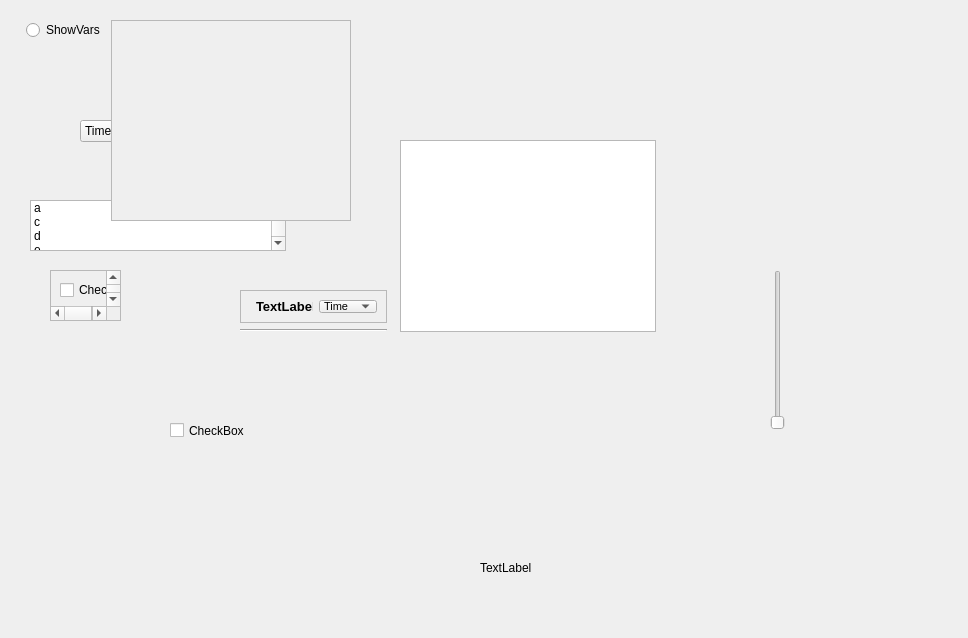
<?xml version="1.0" encoding="UTF-8"?>
<ui version="4.0">
 <class>Form</class>
 <widget class="QWidget" name="Form">
  <property name="geometry">
   <rect>
    <x>0</x>
    <y>0</y>
    <width>968</width>
    <height>638</height>
   </rect>
  </property>
  <property name="windowTitle">
   <string>Form</string>
  </property>
  <widget class="QListWidget" name="listWidget">
   <property name="geometry">
    <rect>
     <x>30</x>
     <y>200</y>
     <width>256</width>
     <height>51</height>
    </rect>
   </property>
   <item>
    <property name="text">
     <string>a</string>
    </property>
   </item>
   <item>
    <property name="text">
     <string>c</string>
    </property>
   </item>
   <item>
    <property name="text">
     <string>d</string>
    </property>
   </item>
   <item>
    <property name="text">
     <string>e</string>
    </property>
   </item>
   <item>
    <property name="text">
     <string>f</string>
    </property>
   </item>
   <item>
    <property name="text">
     <string>b</string>
    </property>
   </item>
  </widget>
  <widget class="QTableWidget" name="tableWidget">
   <property name="geometry">
    <rect>
     <x>400</x>
     <y>140</y>
     <width>256</width>
     <height>192</height>
    </rect>
   </property>
  </widget>
  <widget class="QScrollArea" name="scrollArea_2">
   <property name="geometry">
    <rect>
     <x>50</x>
     <y>270</y>
     <width>71</width>
     <height>51</height>
    </rect>
   </property>
   <property name="widgetResizable">
    <bool>true</bool>
   </property>
   <widget class="QWidget" name="scrollAreaWidgetContents_2">
    <property name="geometry">
     <rect>
      <x>0</x>
      <y>-23</y>
      <width>56</width>
      <height>72</height>
     </rect>
    </property>
    <layout class="QVBoxLayout" name="verticalLayout_2">
     <item>
      <widget class="QCheckBox" name="checkBox">
       <property name="text">
        <string>CheckBox</string>
       </property>
      </widget>
     </item>
     <item>
      <widget class="QCheckBox" name="checkBox_4">
       <property name="text">
        <string>CheckBox</string>
       </property>
      </widget>
     </item>
     <item>
      <widget class="QCheckBox" name="checkBox_3">
       <property name="text">
        <string>CheckBox</string>
       </property>
      </widget>
     </item>
     <item>
      <widget class="QCheckBox" name="checkBox_2">
       <property name="text">
        <string>CheckBox</string>
       </property>
      </widget>
     </item>
    </layout>
   </widget>
  </widget>
  <widget class="QComboBox" name="comboBox">
   <property name="geometry">
    <rect>
     <x>80</x>
     <y>120</y>
     <width>121</width>
     <height>22</height>
    </rect>
   </property>
   <item>
    <property name="text">
     <string>Time</string>
    </property>
   </item>
   <item>
    <property name="text">
     <string>Power</string>
    </property>
   </item>
  </widget>
  <widget class="QWidget" name="layoutWidget">
   <property name="geometry">
    <rect>
     <x>20</x>
     <y>20</y>
     <width>331</width>
     <height>201</height>
    </rect>
   </property>
   <layout class="QHBoxLayout" name="horizontalLayout_2">
    <item>
     <layout class="QVBoxLayout" name="verticalLayout">
      <item>
       <layout class="QHBoxLayout" name="horizontalLayout" stretch="0,0">
        <item>
         <widget class="QWidget" name="widget_2" native="true">
          <property name="sizePolicy">
           <sizepolicy hsizetype="Preferred" vsizetype="Preferred">
            <horstretch>19</horstretch>
            <verstretch>0</verstretch>
           </sizepolicy>
          </property>
         </widget>
        </item>
        <item>
         <widget class="QRadioButton" name="radioButton">
          <property name="sizePolicy">
           <sizepolicy hsizetype="Minimum" vsizetype="Fixed">
            <horstretch>1</horstretch>
            <verstretch>0</verstretch>
           </sizepolicy>
          </property>
          <property name="text">
           <string>ShowVars</string>
          </property>
         </widget>
        </item>
       </layout>
      </item>
      <item>
       <widget class="QWidget" name="widget" native="true">
        <property name="sizePolicy">
         <sizepolicy hsizetype="Preferred" vsizetype="Preferred">
          <horstretch>0</horstretch>
          <verstretch>20</verstretch>
         </sizepolicy>
        </property>
       </widget>
      </item>
     </layout>
    </item>
    <item>
     <widget class="QScrollArea" name="scrollArea">
      <property name="widgetResizable">
       <bool>true</bool>
      </property>
      <widget class="QWidget" name="scrollAreaWidgetContents">
       <property name="geometry">
        <rect>
         <x>0</x>
         <y>0</y>
         <width>271</width>
         <height>197</height>
        </rect>
       </property>
      </widget>
     </widget>
    </item>
   </layout>
  </widget>
  <widget class="QCheckBox" name="checkBox_5">
   <property name="geometry">
    <rect>
     <x>170</x>
     <y>380</y>
     <width>251</width>
     <height>101</height>
    </rect>
   </property>
   <property name="text">
    <string>CheckBox</string>
   </property>
  </widget>
  <widget class="QLabel" name="label">
   <property name="geometry">
    <rect>
     <x>480</x>
     <y>560</y>
     <width>111</width>
     <height>16</height>
    </rect>
   </property>
   <property name="text">
    <string>TextLabel</string>
   </property>
  </widget>
  <widget class="QSlider" name="verticalSlider">
   <property name="geometry">
    <rect>
     <x>770</x>
     <y>270</y>
     <width>16</width>
     <height>160</height>
    </rect>
   </property>
   <property name="orientation">
    <enum>Qt::Vertical</enum>
   </property>
  </widget>
  <widget class="QWidget" name="">
   <property name="geometry">
    <rect>
     <x>30</x>
     <y>310</y>
     <width>201</width>
     <height>41</height>
    </rect>
   </property>
   <layout class="QHBoxLayout" name="StretchLayout">
    <item>
     <widget class="QWidget" name="widget_3" native="true">
      <property name="sizePolicy">
       <sizepolicy hsizetype="Preferred" vsizetype="Preferred">
        <horstretch>3</horstretch>
        <verstretch>0</verstretch>
       </sizepolicy>
      </property>
     </widget>
    </item>
    <item>
     <widget class="QWidget" name="widget_4" native="true">
      <property name="sizePolicy">
       <sizepolicy hsizetype="Preferred" vsizetype="Preferred">
        <horstretch>20</horstretch>
        <verstretch>0</verstretch>
       </sizepolicy>
      </property>
     </widget>
    </item>
    <item>
     <layout class="QHBoxLayout" name="horizontalLayout_3" stretch=""/>
    </item>
    <item>
     <widget class="QWidget" name="widget_5" native="true">
      <property name="sizePolicy">
       <sizepolicy hsizetype="Preferred" vsizetype="Preferred">
        <horstretch>1</horstretch>
        <verstretch>0</verstretch>
       </sizepolicy>
      </property>
     </widget>
    </item>
   </layout>
  </widget>
  <widget class="QWidget" name="">
   <property name="geometry">
    <rect>
     <x>240</x>
     <y>290</y>
     <width>147</width>
     <height>42</height>
    </rect>
   </property>
   <layout class="QVBoxLayout" name="verticalLayout_3">
    <item>
     <widget class="QFrame" name="frame">
      <property name="maximumSize">
       <size>
        <width>16777215</width>
        <height>16777215</height>
       </size>
      </property>
      <property name="frameShape">
       <enum>QFrame::StyledPanel</enum>
      </property>
      <property name="frameShadow">
       <enum>QFrame::Raised</enum>
      </property>
      <layout class="QHBoxLayout" name="horizontalLayout_4">
       <item>
        <widget class="Line" name="line">
         <property name="orientation">
          <enum>Qt::Horizontal</enum>
         </property>
        </widget>
       </item>
       <item>
        <widget class="QLabel" name="textlabel">
         <property name="sizePolicy">
          <sizepolicy hsizetype="Fixed" vsizetype="Preferred">
           <horstretch>0</horstretch>
           <verstretch>0</verstretch>
          </sizepolicy>
         </property>
         <property name="font">
          <font>
           <pointsize>10</pointsize>
           <weight>75</weight>
           <bold>true</bold>
          </font>
         </property>
         <property name="text">
          <string>TextLabel</string>
         </property>
         <property name="buddy">
          <cstring>comboBox_2</cstring>
         </property>
        </widget>
       </item>
       <item>
        <widget class="QComboBox" name="comboBox_2">
         <property name="sizePolicy">
          <sizepolicy hsizetype="MinimumExpanding" vsizetype="Maximum">
           <horstretch>3</horstretch>
           <verstretch>0</verstretch>
          </sizepolicy>
         </property>
         <property name="font">
          <font>
           <pointsize>8</pointsize>
          </font>
         </property>
         <property name="layoutDirection">
          <enum>Qt::LeftToRight</enum>
         </property>
         <item>
          <property name="text">
           <string>Time</string>
          </property>
         </item>
         <item>
          <property name="text">
           <string>Control Singal</string>
          </property>
         </item>
        </widget>
       </item>
      </layout>
     </widget>
    </item>
    <item>
     <widget class="Line" name="line_2">
      <property name="orientation">
       <enum>Qt::Horizontal</enum>
      </property>
     </widget>
    </item>
   </layout>
  </widget>
 </widget>
 <resources/>
 <connections>
  <connection>
   <sender>radioButton</sender>
   <signal>clicked()</signal>
   <receiver>Form</receiver>
   <slot>handler()</slot>
   <hints>
    <hint type="sourcelabel">
     <x>31</x>
     <y>28</y>
    </hint>
    <hint type="destinationlabel">
     <x>58</x>
     <y>164</y>
    </hint>
   </hints>
  </connection>
  <connection>
   <sender>comboBox_2</sender>
   <signal>currentIndexChanged(int)</signal>
   <receiver>Form</receiver>
   <slot>handler()</slot>
   <hints>
    <hint type="sourcelabel">
     <x>357</x>
     <y>310</y>
    </hint>
    <hint type="destinationlabel">
     <x>620</x>
     <y>445</y>
    </hint>
   </hints>
  </connection>
  <connection>
   <sender>checkBox_5</sender>
   <signal>clicked(bool)</signal>
   <receiver>Form</receiver>
   <slot>handler()</slot>
   <hints>
    <hint type="sourcelabel">
     <x>183</x>
     <y>430</y>
    </hint>
    <hint type="destinationlabel">
     <x>227</x>
     <y>527</y>
    </hint>
   </hints>
  </connection>
  <connection>
   <sender>verticalSlider</sender>
   <signal>sliderMoved(int)</signal>
   <receiver>Form</receiver>
   <slot>handler()</slot>
   <hints>
    <hint type="sourcelabel">
     <x>776</x>
     <y>390</y>
    </hint>
    <hint type="destinationlabel">
     <x>825</x>
     <y>384</y>
    </hint>
   </hints>
  </connection>
 </connections>
 <slots>
  <signal>event()</signal>
  <slot>handler()</slot>
 </slots>
</ui>
